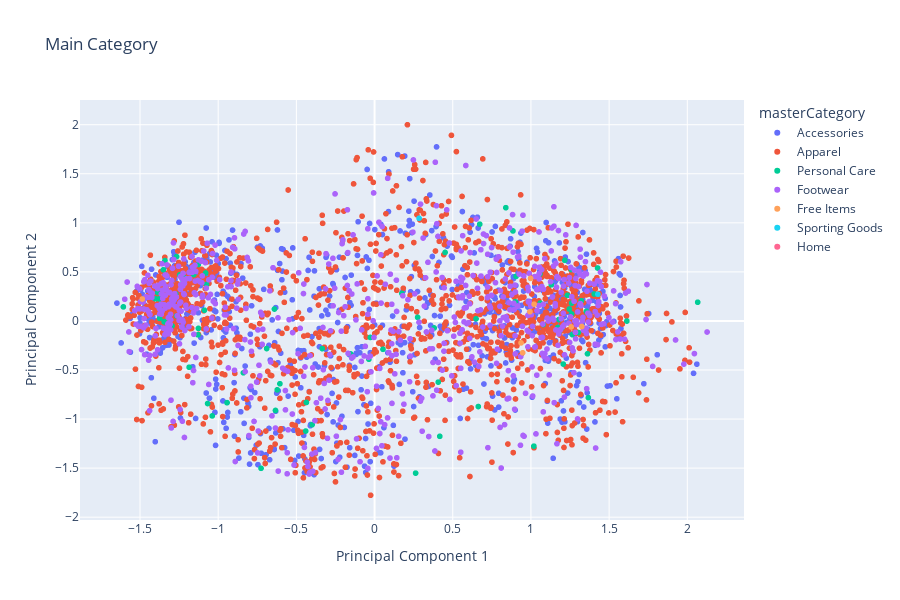

The cell this chart's notebook holds for it:
### Code cell
fig = px.scatter(train, x=0, y=1, color="masterCategory", title='Main Category', height=600, labels={
                     "0": "Principal Component 1",
                     "1": "Principal Component 2"})
fig.show()

### Figure 1 — Plotly figure (JSON) as saved in the notebook; plotly's stock layout.template omitted (floating-point values rounded to 4 significant figures; data arrays with more than 128 entries replaced by an {"elided": "..."} marker saying what was removed)
{"data": [{"hovertemplate": "masterCategory=Accessories<br>Principal Component 1=%{x}<br>Principal Component 2=%{y}<extra></extra>", "legendgroup": "Accessories", "marker": {"color": "#636efa", "symbol": "circle"}, "mode": "markers", "name": "Accessories", "showlegend": true, "type": "scattergl", "x": {"elided": "7773 float values"}, "xaxis": "x", "y": {"elided": "7773 float values"}, "yaxis": "y"}, {"hovertemplate": "masterCategory=Apparel<br>Principal Component 1=%{x}<br>Principal Component 2=%{y}<extra></extra>", "legendgroup": "Apparel", "marker": {"color": "#EF553B", "symbol": "circle"}, "mode": "markers", "name": "Apparel", "showlegend": true, "type": "scattergl", "x": {"elided": "14006 float values"}, "xaxis": "x", "y": {"elided": "14006 float values"}, "yaxis": "y"}, {"hovertemplate": "masterCategory=Personal Care<br>Principal Component 1=%{x}<br>Principal Component 2=%{y}<extra></extra>", "legendgroup": "Personal Care", "marker": {"color": "#00cc96", "symbol": "circle"}, "mode": "markers", "name": "Personal Care", "showlegend": true, "type": "scattergl", "x": {"elided": "801 float values"}, "xaxis": "x", "y": {"elided": "801 float values"}, "yaxis": "y"}, {"hovertemplate": "masterCategory=Footwear<br>Principal Component 1=%{x}<br>Principal Component 2=%{y}<extra></extra>", "legendgroup": "Footwear", "marker": {"color": "#ab63fa", "symbol": "circle"}, "mode": "markers", "name": "Footwear", "showlegend": true, "type": "scattergl", "x": {"elided": "5994 float values"}, "xaxis": "x", "y": {"elided": "5994 float values"}, "yaxis": "y"}, {"hovertemplate": "masterCategory=Free Items<br>Principal Component 1=%{x}<br>Principal Component 2=%{y}<extra></extra>", "legendgroup": "Free Items", "marker": {"color": "#FFA15A", "symbol": "circle"}, "mode": "markers", "name": "Free Items", "showlegend": true, "type": "scattergl", "x": [1.325, 0.9472, -1.486, 0.9936, 0.9367, 0.9975, 1.02, 1.257, null, null, null, null, null, null, null, null, null, null, null, null, null, null, null, null, null, null, null, null, null, null, null, null, null, null, null, null, null, null, null, null, null, null, null, null, null, null, null, null, null, null, null, null, null, null, null, null, null, null, null, null, null, null, null, null, null, null, null, null, null, null, null, null, null, null, null, null, null, null, null, null, null], "xaxis": "x", "y": [-0.0565, -0.3245, 0.2235, 0.09478, -0.2237, 0.4335, 0.1713, -0.06115, null, null, null, null, null, null, null, null, null, null, null, null, null, null, null, null, null, null, null, null, null, null, null, null, null, null, null, null, null, null, null, null, null, null, null, null, null, null, null, null, null, null, null, null, null, null, null, null, null, null, null, null, null, null, null, null, null, null, null, null, null, null, null, null, null, null, null, null, null, null, null, null, null], "yaxis": "y"}, {"hovertemplate": "masterCategory=Sporting Goods<br>Principal Component 1=%{x}<br>Principal Component 2=%{y}<extra></extra>", "legendgroup": "Sporting Goods", "marker": {"color": "#19d3f3", "symbol": "circle"}, "mode": "markers", "name": "Sporting Goods", "showlegend": true, "type": "scattergl", "x": [0.2847, 1.428, null, null, null, null, null, null, null, null, null, null, null, null, null, null, null, null, null], "xaxis": "x", "y": [1.046, 0.272, null, null, null, null, null, null, null, null, null, null, null, null, null, null, null, null, null], "yaxis": "y"}, {"hovertemplate": "masterCategory=Home<br>Principal Component 1=%{x}<br>Principal Component 2=%{y}<extra></extra>", "legendgroup": "Home", "marker": {"color": "#FF6692", "symbol": "circle"}, "mode": "markers", "name": "Home", "showlegend": true, "type": "scattergl", "x": [null], "xaxis": "x", "y": [null], "yaxis": "y"}], "layout": {"height": 600, "legend": {"title": {"text": "masterCategory"}, "tracegroupgap": 0}, "title": {"text": "Main Category"}, "xaxis": {"anchor": "y", "domain": [0, 1], "title": {"text": "Principal Component 1"}}, "yaxis": {"anchor": "x", "domain": [0, 1], "title": {"text": "Principal Component 2"}}}}
